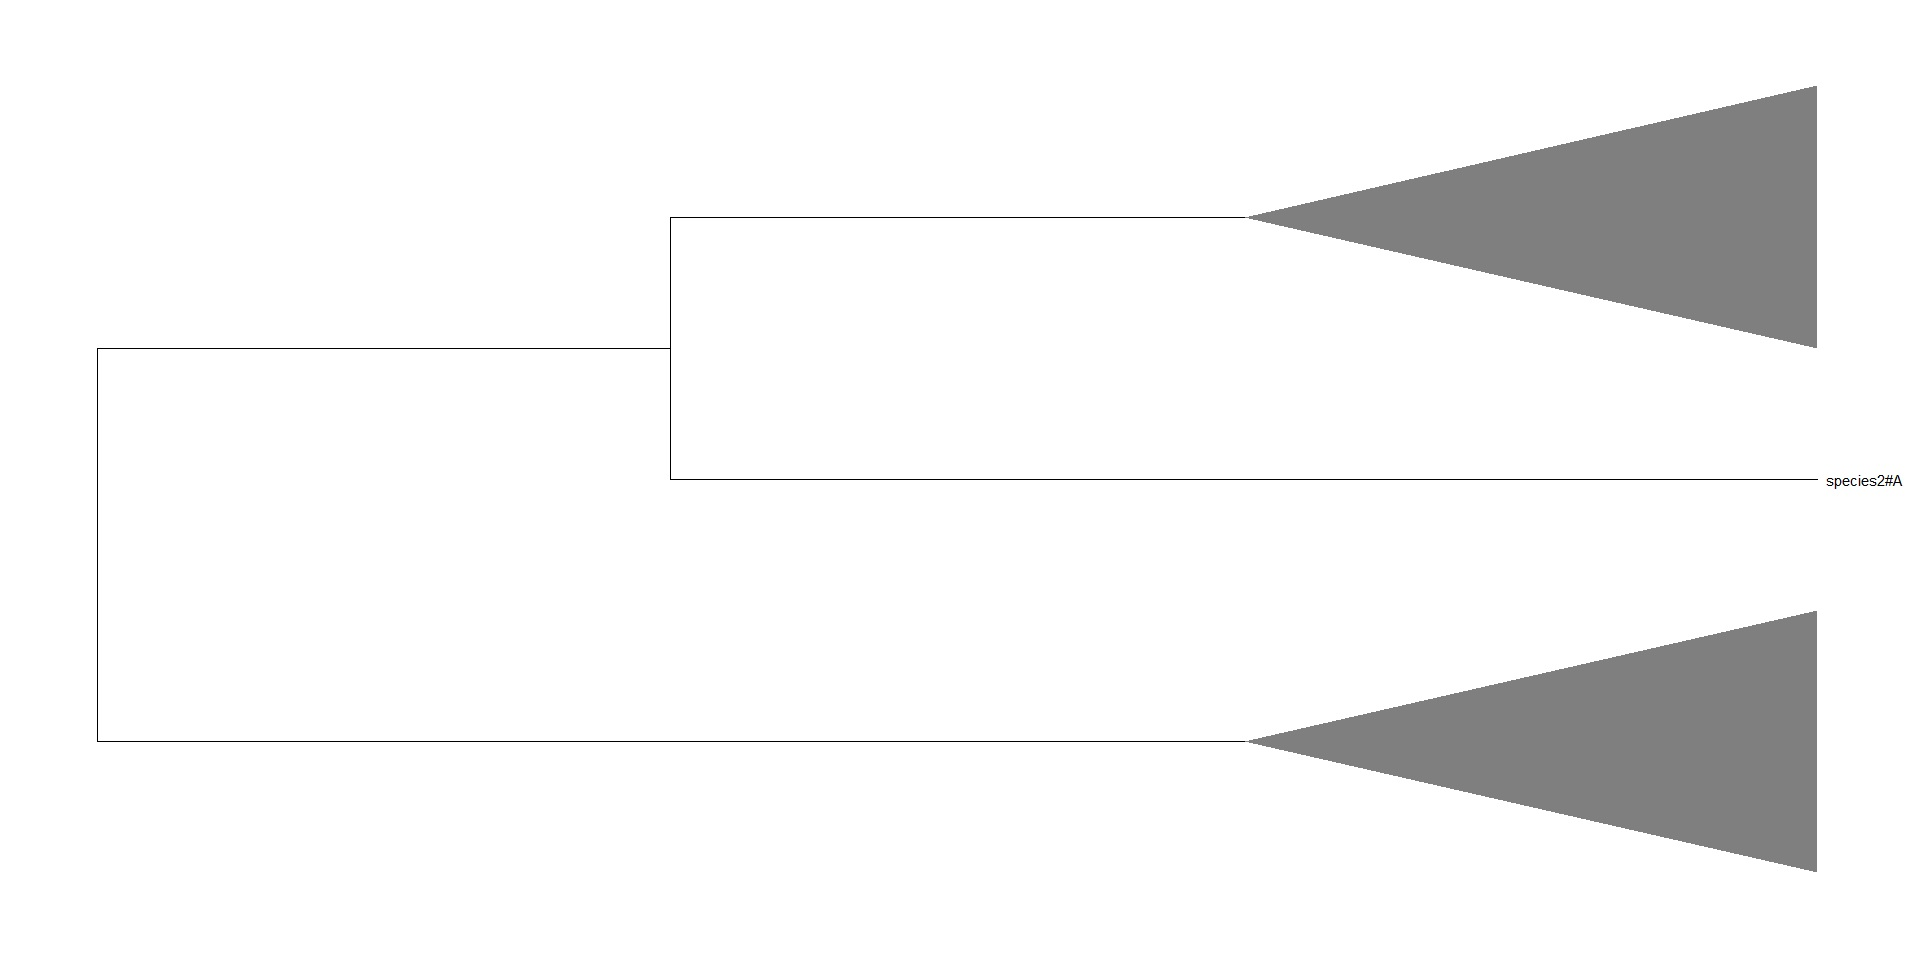

Generate this figure with R:
# This script demonstrates collapsing multiple nodes in a phylogenetic tree using ggtree.

# Load the necessary libraries
library("ggtree")
# Read the phylogenetic tree from the file "example_tree" (make sure it's in the same directory as this script)
tree <- read.tree("example_tree")
# Plot the original phylogenetic tree
plot(tree)
# Visualizing nodes with tip labels
p <- ggtree(tree) + geom_tiplab() +
  geom_text(aes(label = node), size = 3, hjust = -0.1, vjust = 0)
plot(p)

#for user- # Specify the node numbers to be collapsed (10, 11 are simple examples)
nodes <- c(10, 11)

# Define a function to collapse clades to triangles
collapseCladesToTriangles <- function(tree, nodes, fill = "gray", alpha = 0.5) {
  p <- ggtree(tree) + geom_tiplab()
  
  for (node in nodes) {
    p <- p %>% collapse(node, mode = "mixed", fill = fill, alpha = alpha)
  }
  
  return(p)
}
# Collapse the specified nodes to triangles with custom fill
collapsed_tree <- collapseCladesToTriangles(tree, nodes, fill = "black")
# Plot the collapsed tree
print(collapsed_tree)
